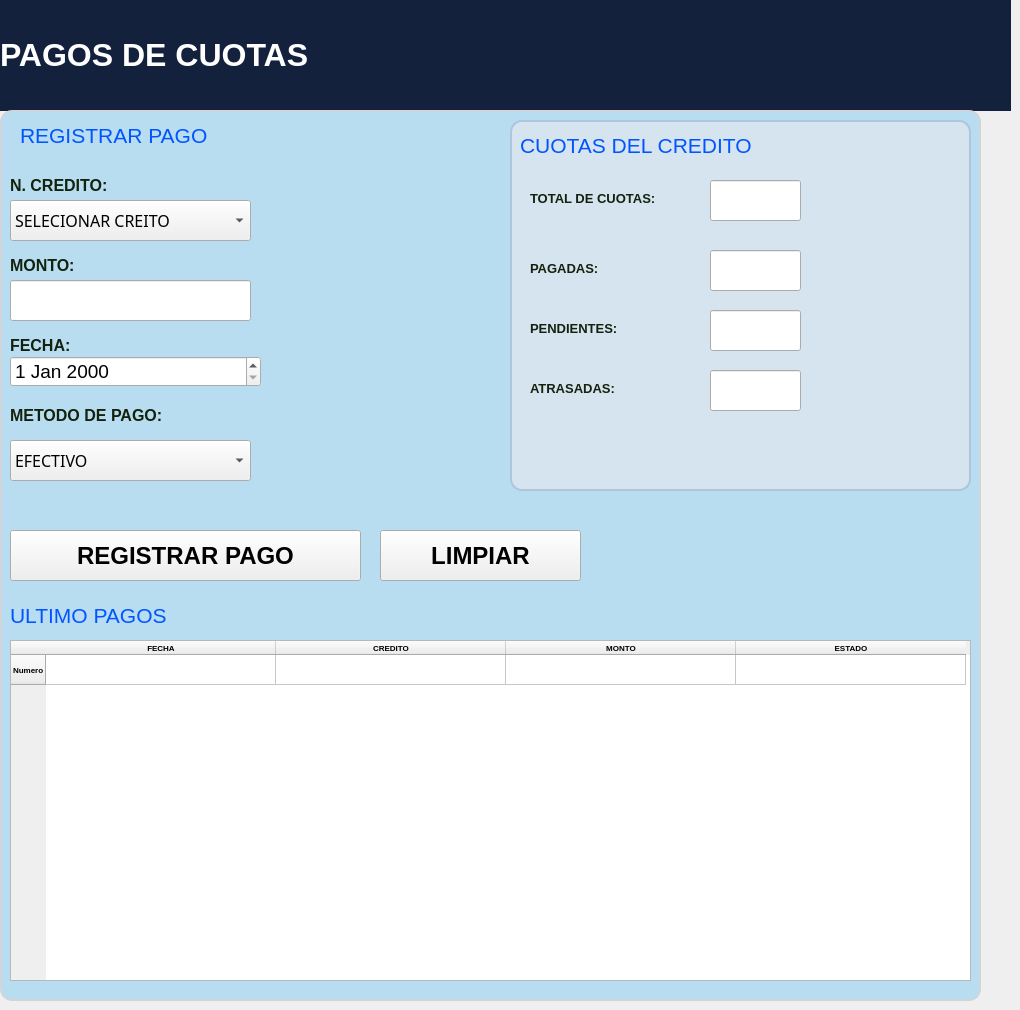
   <widget class="QWidget" name="pagina8">
    <widget class="QLabel" name="label_27">
     <property name="geometry">
      <rect>
       <x>0</x>
       <y>0</y>
       <width>1011</width>
       <height>111</height>
      </rect>
     </property>
     <property name="minimumSize">
      <size>
       <width>100</width>
       <height>70</height>
      </size>
     </property>
     <property name="font">
      <font>
       <pointsize>-1</pointsize>
       <weight>75</weight>
       <bold>true</bold>
      </font>
     </property>
     <property name="styleSheet">
      <string notr="true">background-color: #14213D;
color: white;
font-size: 18px;
font-weight: bold;</string>
     </property>
     <property name="text">
      <string/>
     </property>
    </widget>
    <widget class="QLabel" name="label_102">
     <property name="geometry">
      <rect>
       <x>0</x>
       <y>110</y>
       <width>981</width>
       <height>891</height>
      </rect>
     </property>
     <property name="font">
      <font>
       <pointsize>14</pointsize>
      </font>
     </property>
     <property name="styleSheet">
      <string notr="true">QLabel {
    background-color: #B8DCF0;
    color: #14220D;
    border: 2px solid #D1D5DB;
    border-radius: 12px;
    padding: 10px;
}</string>
     </property>
     <property name="text">
      <string/>
     </property>
    </widget>
    <widget class="QLabel" name="label_103">
     <property name="geometry">
      <rect>
       <x>510</x>
       <y>120</y>
       <width>461</width>
       <height>371</height>
      </rect>
     </property>
     <property name="font">
      <font>
       <pointsize>14</pointsize>
      </font>
     </property>
     <property name="styleSheet">
      <string notr="true">QLabel {
    background-color: #D6E4F0;
    color: #14220D;
    border: 2px solid #B0C4DE;
    border-radius: 12px;
    padding: 10px;
}</string>
     </property>
     <property name="text">
      <string/>
     </property>
    </widget>
    <widget class="QLabel" name="label_104">
     <property name="geometry">
      <rect>
       <x>520</x>
       <y>130</y>
       <width>391</width>
       <height>31</height>
      </rect>
     </property>
     <property name="font">
      <font>
       <pointsize>16</pointsize>
       <weight>50</weight>
       <bold>false</bold>
      </font>
     </property>
     <property name="text">
      <string>&lt;html&gt;&lt;head/&gt;&lt;body&gt;&lt;p&gt;&lt;span style=&quot; color: #0055FF;;&quot;&gt;CUOTAS DEL CREDITO
&lt;/span&gt;&lt;/p&gt;&lt;/body&gt;&lt;/html&gt;</string>
     </property>
    </widget>
    <widget class="QLabel" name="label_105">
     <property name="geometry">
      <rect>
       <x>20</x>
       <y>120</y>
       <width>391</width>
       <height>31</height>
      </rect>
     </property>
     <property name="font">
      <font>
       <pointsize>16</pointsize>
       <weight>50</weight>
       <bold>false</bold>
      </font>
     </property>
     <property name="text">
      <string>&lt;html&gt;&lt;head/&gt;&lt;body&gt;&lt;p&gt;&lt;span style=&quot; color: #0055FF;;&quot;&gt;REGISTRAR PAGO
&lt;/span&gt;&lt;/p&gt;&lt;/body&gt;&lt;/html&gt;</string>
     </property>
    </widget>
    <widget class="QLabel" name="label_106">
     <property name="geometry">
      <rect>
       <x>10</x>
       <y>160</y>
       <width>231</width>
       <height>51</height>
      </rect>
     </property>
     <property name="font">
      <font>
       <pointsize>12</pointsize>
       <weight>75</weight>
       <bold>true</bold>
      </font>
     </property>
     <property name="styleSheet">
      <string notr="true">color: #14220D;</string>
     </property>
     <property name="text">
      <string>N. CREDITO:</string>
     </property>
    </widget>
    <widget class="QLabel" name="label_107">
     <property name="geometry">
      <rect>
       <x>10</x>
       <y>240</y>
       <width>231</width>
       <height>51</height>
      </rect>
     </property>
     <property name="font">
      <font>
       <pointsize>12</pointsize>
       <weight>75</weight>
       <bold>true</bold>
      </font>
     </property>
     <property name="styleSheet">
      <string notr="true">color: #14220D;</string>
     </property>
     <property name="text">
      <string>MONTO:</string>
     </property>
    </widget>
    <widget class="QLabel" name="label_108">
     <property name="geometry">
      <rect>
       <x>10</x>
       <y>320</y>
       <width>231</width>
       <height>51</height>
      </rect>
     </property>
     <property name="font">
      <font>
       <pointsize>12</pointsize>
       <weight>75</weight>
       <bold>true</bold>
      </font>
     </property>
     <property name="styleSheet">
      <string notr="true">color: #14220D;</string>
     </property>
     <property name="text">
      <string>FECHA:</string>
     </property>
    </widget>
    <widget class="QDateEdit" name="dateEdit_8">
     <property name="geometry">
      <rect>
       <x>10</x>
       <y>356</y>
       <width>251</width>
       <height>31</height>
      </rect>
     </property>
     <property name="font">
      <font>
       <pointsize>14</pointsize>
       <weight>50</weight>
       <bold>false</bold>
      </font>
     </property>
    </widget>
    <widget class="QComboBox" name="comboBox_11">
     <property name="geometry">
      <rect>
       <x>10</x>
       <y>200</y>
       <width>241</width>
       <height>41</height>
      </rect>
     </property>
     <property name="font">
      <font>
       <family>Microsoft Yi Baiti</family>
       <pointsize>12</pointsize>
       <weight>50</weight>
       <bold>false</bold>
      </font>
     </property>
     <item>
      <property name="text">
       <string>SELECIONAR CREITO</string>
      </property>
     </item>
    </widget>
    <widget class="QLineEdit" name="lineEdit_22">
     <property name="geometry">
      <rect>
       <x>10</x>
       <y>280</y>
       <width>241</width>
       <height>41</height>
      </rect>
     </property>
    </widget>
    <widget class="QLabel" name="label_109">
     <property name="geometry">
      <rect>
       <x>10</x>
       <y>390</y>
       <width>231</width>
       <height>51</height>
      </rect>
     </property>
     <property name="font">
      <font>
       <pointsize>12</pointsize>
       <weight>75</weight>
       <bold>true</bold>
      </font>
     </property>
     <property name="styleSheet">
      <string notr="true">color: #14220D;</string>
     </property>
     <property name="text">
      <string>METODO DE PAGO:</string>
     </property>
    </widget>
    <widget class="QComboBox" name="comboBox_12">
     <property name="geometry">
      <rect>
       <x>10</x>
       <y>440</y>
       <width>241</width>
       <height>41</height>
      </rect>
     </property>
     <property name="font">
      <font>
       <family>Microsoft Yi Baiti</family>
       <pointsize>12</pointsize>
       <weight>50</weight>
       <bold>false</bold>
      </font>
     </property>
     <item>
      <property name="text">
       <string>EFECTIVO</string>
      </property>
     </item>
     <item>
      <property name="text">
       <string>TARJETA</string>
      </property>
     </item>
     <item>
      <property name="text">
       <string>CHEQUERA</string>
      </property>
     </item>
    </widget>
    <widget class="QPushButton" name="pushButton_34">
     <property name="geometry">
      <rect>
       <x>10</x>
       <y>530</y>
       <width>351</width>
       <height>51</height>
      </rect>
     </property>
     <property name="font">
      <font>
       <pointsize>18</pointsize>
       <weight>75</weight>
       <bold>true</bold>
      </font>
     </property>
     <property name="text">
      <string>REGISTRAR PAGO</string>
     </property>
     <property name="icon">
      <iconset>
       <normaloff>Imagenes/verificar.png</normaloff>Imagenes/verificar.png</iconset>
     </property>
     <property name="iconSize">
      <size>
       <width>50</width>
       <height>40</height>
      </size>
     </property>
    </widget>
    <widget class="QPushButton" name="pushButton_35">
     <property name="geometry">
      <rect>
       <x>380</x>
       <y>530</y>
       <width>201</width>
       <height>51</height>
      </rect>
     </property>
     <property name="font">
      <font>
       <pointsize>18</pointsize>
       <weight>75</weight>
       <bold>true</bold>
      </font>
     </property>
     <property name="text">
      <string>LIMPIAR</string>
     </property>
     <property name="icon">
      <iconset>
       <normaloff>Imagenes/verificar.png</normaloff>Imagenes/verificar.png</iconset>
     </property>
     <property name="iconSize">
      <size>
       <width>50</width>
       <height>40</height>
      </size>
     </property>
    </widget>
    <widget class="QLabel" name="label_110">
     <property name="geometry">
      <rect>
       <x>10</x>
       <y>600</y>
       <width>391</width>
       <height>31</height>
      </rect>
     </property>
     <property name="font">
      <font>
       <pointsize>16</pointsize>
       <weight>50</weight>
       <bold>false</bold>
      </font>
     </property>
     <property name="text">
      <string>&lt;html&gt;&lt;head/&gt;&lt;body&gt;&lt;p&gt;&lt;span style=&quot; color: #0055FF;;&quot;&gt;ULTIMO PAGOS
&lt;/span&gt;&lt;/p&gt;&lt;/body&gt;&lt;/html&gt;</string>
     </property>
    </widget>
    <widget class="QTableWidget" name="tableWidget_9">
     <property name="geometry">
      <rect>
       <x>10</x>
       <y>640</y>
       <width>961</width>
       <height>341</height>
      </rect>
     </property>
     <property name="minimumSize">
      <size>
       <width>30</width>
       <height>60</height>
      </size>
     </property>
     <property name="font">
      <font>
       <pointsize>6</pointsize>
       <weight>75</weight>
       <bold>true</bold>
      </font>
     </property>
     <property name="editTriggers">
      <set>QAbstractItemView::NoEditTriggers</set>
     </property>
     <attribute name="horizontalHeaderCascadingSectionResizes">
      <bool>false</bool>
     </attribute>
     <attribute name="horizontalHeaderDefaultSectionSize">
      <number>230</number>
     </attribute>
     <row>
      <property name="text">
       <string>Numero</string>
      </property>
     </row>
     <column>
      <property name="text">
       <string>FECHA</string>
      </property>
     </column>
     <column>
      <property name="text">
       <string>CREDITO</string>
      </property>
     </column>
     <column>
      <property name="text">
       <string>MONTO</string>
      </property>
     </column>
     <column>
      <property name="text">
       <string>ESTADO</string>
      </property>
     </column>
    </widget>
    <widget class="QLabel" name="label_111">
     <property name="geometry">
      <rect>
       <x>530</x>
       <y>190</y>
       <width>221</width>
       <height>16</height>
      </rect>
     </property>
     <property name="font">
      <font>
       <pointsize>10</pointsize>
       <weight>75</weight>
       <bold>true</bold>
      </font>
     </property>
     <property name="styleSheet">
      <string notr="true">color: #14220D;</string>
     </property>
     <property name="text">
      <string>TOTAL DE CUOTAS:</string>
     </property>
    </widget>
    <widget class="QLabel" name="label_112">
     <property name="geometry">
      <rect>
       <x>530</x>
       <y>260</y>
       <width>121</width>
       <height>16</height>
      </rect>
     </property>
     <property name="font">
      <font>
       <pointsize>10</pointsize>
       <weight>75</weight>
       <bold>true</bold>
      </font>
     </property>
     <property name="styleSheet">
      <string notr="true">color: #14220D;</string>
     </property>
     <property name="text">
      <string>PAGADAS:</string>
     </property>
    </widget>
    <widget class="QLabel" name="label_113">
     <property name="geometry">
      <rect>
       <x>530</x>
       <y>320</y>
       <width>121</width>
       <height>16</height>
      </rect>
     </property>
     <property name="font">
      <font>
       <pointsize>10</pointsize>
       <weight>75</weight>
       <bold>true</bold>
      </font>
     </property>
     <property name="styleSheet">
      <string notr="true">color: #14220D;</string>
     </property>
     <property name="text">
      <string>PENDIENTES:</string>
     </property>
    </widget>
    <widget class="QLabel" name="label_114">
     <property name="geometry">
      <rect>
       <x>530</x>
       <y>380</y>
       <width>121</width>
       <height>16</height>
      </rect>
     </property>
     <property name="font">
      <font>
       <pointsize>10</pointsize>
       <weight>75</weight>
       <bold>true</bold>
      </font>
     </property>
     <property name="styleSheet">
      <string notr="true">color: #14220D;</string>
     </property>
     <property name="text">
      <string>ATRASADAS:</string>
     </property>
    </widget>
    <widget class="QLineEdit" name="lineEdit_28">
     <property name="geometry">
      <rect>
       <x>710</x>
       <y>180</y>
       <width>91</width>
       <height>41</height>
      </rect>
     </property>
     <property name="readOnly">
      <bool>true</bool>
     </property>
    </widget>
    <widget class="QLineEdit" name="lineEdit_29">
     <property name="geometry">
      <rect>
       <x>710</x>
       <y>370</y>
       <width>91</width>
       <height>41</height>
      </rect>
     </property>
     <property name="readOnly">
      <bool>true</bool>
     </property>
    </widget>
    <widget class="QLineEdit" name="lineEdit_30">
     <property name="geometry">
      <rect>
       <x>710</x>
       <y>310</y>
       <width>91</width>
       <height>41</height>
      </rect>
     </property>
     <property name="readOnly">
      <bool>true</bool>
     </property>
    </widget>
    <widget class="QLineEdit" name="lineEdit_31">
     <property name="geometry">
      <rect>
       <x>710</x>
       <y>250</y>
       <width>91</width>
       <height>41</height>
      </rect>
     </property>
     <property name="readOnly">
      <bool>true</bool>
     </property>
    </widget>
    <widget class="QLabel" name="label_123">
     <property name="geometry">
      <rect>
       <x>0</x>
       <y>10</y>
       <width>851</width>
       <height>91</height>
      </rect>
     </property>
     <property name="font">
      <font>
       <pointsize>24</pointsize>
       <weight>75</weight>
       <bold>true</bold>
      </font>
     </property>
     <property name="text">
      <string>&lt;html&gt;&lt;head/&gt;&lt;body&gt;&lt;p&gt;&lt;span style=&quot; color:#ffffff;&quot;&gt;PAGOS DE CUOTAS&lt;/span&gt;&lt;/p&gt;&lt;/body&gt;&lt;/html&gt;</string>
     </property>
    </widget>
   </widget>
